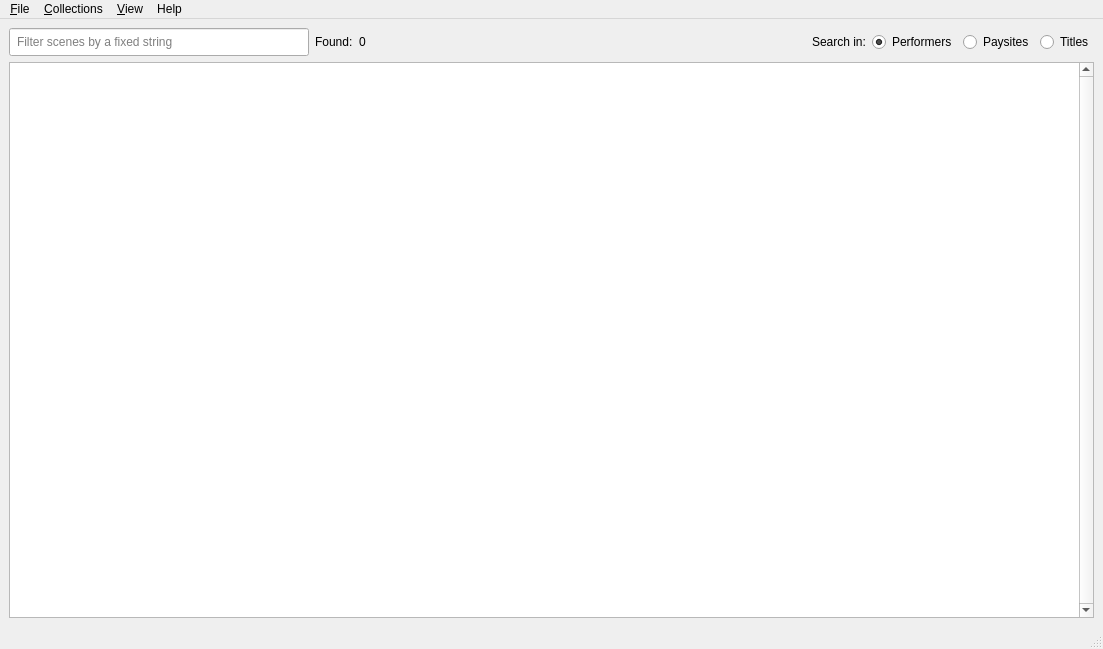
<?xml version="1.0" encoding="UTF-8"?>
<ui version="4.0">
 <class>MainWindow</class>
 <widget class="QMainWindow" name="MainWindow">
  <property name="geometry">
   <rect>
    <x>0</x>
    <y>0</y>
    <width>1103</width>
    <height>649</height>
   </rect>
  </property>
  <property name="font">
   <font>
    <bold>false</bold>
   </font>
  </property>
  <property name="windowTitle">
   <string>SxTools!MANAGER</string>
  </property>
  <property name="windowIcon">
   <iconset>
    <normaloff>:/resources/light/video-camera.svg</normaloff>:/resources/light/video-camera.svg</iconset>
  </property>
  <widget class="QWidget" name="centralwidget">
   <layout class="QGridLayout" name="gridLayout">
    <item row="0" column="0">
     <layout class="QHBoxLayout" name="loNavigation">
      <item>
       <widget class="QLineEdit" name="filterBox">
        <property name="minimumSize">
         <size>
          <width>300</width>
          <height>0</height>
         </size>
        </property>
        <property name="maximumSize">
         <size>
          <width>230</width>
          <height>16777215</height>
         </size>
        </property>
        <property name="toolTip">
         <string/>
        </property>
        <property name="styleSheet">
         <string notr="true">padding: 5px;</string>
        </property>
        <property name="alignment">
         <set>Qt::AlignLeading|Qt::AlignLeft|Qt::AlignVCenter</set>
        </property>
        <property name="placeholderText">
         <string>Filter scenes by a fixed string</string>
        </property>
        <property name="clearButtonEnabled">
         <bool>true</bool>
        </property>
       </widget>
      </item>
      <item>
       <widget class="QLabel" name="filtredLabel">
        <property name="font">
         <font>
          <bold>false</bold>
         </font>
        </property>
        <property name="text">
         <string>Found:</string>
        </property>
       </widget>
      </item>
      <item>
       <widget class="QLabel" name="filtredValue">
        <property name="text">
         <string>0</string>
        </property>
       </widget>
      </item>
      <item>
       <spacer name="horizontalSpacer">
        <property name="orientation">
         <enum>Qt::Horizontal</enum>
        </property>
        <property name="sizeHint" stdset="0">
         <size>
          <width>40</width>
          <height>20</height>
         </size>
        </property>
       </spacer>
      </item>
      <item>
       <widget class="QLabel" name="filterOptionsLabel">
        <property name="text">
         <string>Search in:</string>
        </property>
       </widget>
      </item>
      <item>
       <widget class="QRadioButton" name="rbPerformers">
        <property name="text">
         <string>Performers</string>
        </property>
        <property name="checked">
         <bool>true</bool>
        </property>
        <attribute name="buttonGroup">
         <string notr="true">filterRoles</string>
        </attribute>
       </widget>
      </item>
      <item>
       <widget class="QRadioButton" name="rbPaysites">
        <property name="text">
         <string>Paysites</string>
        </property>
        <attribute name="buttonGroup">
         <string notr="true">filterRoles</string>
        </attribute>
       </widget>
      </item>
      <item>
       <widget class="QRadioButton" name="rbTitles">
        <property name="text">
         <string>Titles</string>
        </property>
        <attribute name="buttonGroup">
         <string notr="true">filterRoles</string>
        </attribute>
       </widget>
      </item>
     </layout>
    </item>
    <item row="1" column="0">
     <widget class="QListView" name="sceneView">
      <property name="font">
       <font>
        <italic>false</italic>
        <bold>false</bold>
       </font>
      </property>
      <property name="styleSheet">
       <string notr="true">QTableView::item
{
  border: 0px;
  padding: 5px;
}</string>
      </property>
      <property name="verticalScrollBarPolicy">
       <enum>Qt::ScrollBarAlwaysOn</enum>
      </property>
      <property name="sizeAdjustPolicy">
       <enum>QAbstractScrollArea::AdjustIgnored</enum>
      </property>
      <property name="editTriggers">
       <set>QAbstractItemView::EditKeyPressed</set>
      </property>
      <property name="alternatingRowColors">
       <bool>true</bool>
      </property>
      <property name="selectionMode">
       <enum>QAbstractItemView::ExtendedSelection</enum>
      </property>
      <property name="selectionBehavior">
       <enum>QAbstractItemView::SelectRows</enum>
      </property>
      <property name="textElideMode">
       <enum>Qt::ElideNone</enum>
      </property>
      <property name="verticalScrollMode">
       <enum>QAbstractItemView::ScrollPerPixel</enum>
      </property>
      <property name="horizontalScrollMode">
       <enum>QAbstractItemView::ScrollPerPixel</enum>
      </property>
      <property name="resizeMode">
       <enum>QListView::Fixed</enum>
      </property>
      <property name="spacing">
       <number>0</number>
      </property>
     </widget>
    </item>
   </layout>
  </widget>
  <widget class="QMenuBar" name="menubar">
   <property name="geometry">
    <rect>
     <x>0</x>
     <y>0</y>
     <width>1103</width>
     <height>19</height>
    </rect>
   </property>
   <widget class="QMenu" name="mFile">
    <property name="title">
     <string>&amp;File</string>
    </property>
    <addaction name="aOpen"/>
    <addaction name="aRelocate"/>
    <addaction name="aSave"/>
    <addaction name="separator"/>
    <addaction name="aQuit"/>
   </widget>
   <widget class="QMenu" name="mEdit">
    <property name="title">
     <string>&amp;Collections</string>
    </property>
    <addaction name="actionAdd_a_Collection"/>
    <addaction name="separator"/>
    <addaction name="aSettings"/>
   </widget>
   <widget class="QMenu" name="mHelp">
    <property name="title">
     <string>Help</string>
    </property>
    <addaction name="aAbout"/>
    <addaction name="aAboutQt"/>
    <addaction name="aEditSiteMap"/>
    <addaction name="separator"/>
    <addaction name="aUpdate"/>
   </widget>
   <widget class="QMenu" name="menuView">
    <property name="title">
     <string>&amp;View</string>
    </property>
    <addaction name="actionSortByPerformers"/>
    <addaction name="actionSortByTitle"/>
    <addaction name="actionSortByPaysite"/>
    <addaction name="actionSortBySize"/>
    <addaction name="actionSortByReleaseDate"/>
    <addaction name="separator"/>
    <addaction name="aSortOrder"/>
    <addaction name="separator"/>
    <addaction name="aScan"/>
    <addaction name="aClearCache"/>
    <addaction name="separator"/>
    <addaction name="aFilterModeT"/>
    <addaction name="aFilterModeU"/>
   </widget>
   <addaction name="mFile"/>
   <addaction name="mEdit"/>
   <addaction name="menuView"/>
   <addaction name="mHelp"/>
  </widget>
  <widget class="QStatusBar" name="statusbar"/>
  <action name="aOpen">
   <property name="icon">
    <iconset theme="folder-open">
     <normaloff>.</normaloff>.</iconset>
   </property>
   <property name="text">
    <string>Open</string>
   </property>
   <property name="shortcut">
    <string>Ctrl+O</string>
   </property>
  </action>
  <action name="aQuit">
   <property name="icon">
    <iconset theme="application-exit">
     <normaloff>.</normaloff>.</iconset>
   </property>
   <property name="text">
    <string>Exit</string>
   </property>
   <property name="shortcut">
    <string>Ctrl+Q</string>
   </property>
  </action>
  <action name="aAbout">
   <property name="icon">
    <iconset>
     <normaloff>.</normaloff>.</iconset>
   </property>
   <property name="text">
    <string>About SxTools!MANAGER</string>
   </property>
   <property name="shortcut">
    <string>F1</string>
   </property>
  </action>
  <action name="aAboutQt">
   <property name="text">
    <string>About Qt</string>
   </property>
   <property name="menuRole">
    <enum>QAction::AboutQtRole</enum>
   </property>
  </action>
  <action name="aUpdate">
   <property name="icon">
    <iconset>
     <normaloff>.</normaloff>.</iconset>
   </property>
   <property name="text">
    <string>Check for Updates @ GitHub</string>
   </property>
  </action>
  <action name="aSettings">
   <property name="icon">
    <iconset theme="preferences-desktop">
     <normaloff>.</normaloff>.</iconset>
   </property>
   <property name="text">
    <string>General Settings</string>
   </property>
  </action>
  <action name="aRelocate">
   <property name="text">
    <string>Add to Collection</string>
   </property>
  </action>
  <action name="aSave">
   <property name="icon">
    <iconset theme="document-save">
     <normaloff>.</normaloff>.</iconset>
   </property>
   <property name="text">
    <string>Save</string>
   </property>
   <property name="toolTip">
    <string>Save</string>
   </property>
   <property name="shortcut">
    <string>Ctrl+S</string>
   </property>
  </action>
  <action name="actionSortByTitle">
   <property name="checkable">
    <bool>true</bool>
   </property>
   <property name="text">
    <string>Sort by Title</string>
   </property>
  </action>
  <action name="actionSortByPerformers">
   <property name="checkable">
    <bool>true</bool>
   </property>
   <property name="text">
    <string>Sort by &amp;Performers</string>
   </property>
   <property name="shortcut">
    <string>Ctrl+1</string>
   </property>
  </action>
  <action name="actionSortByPaysite">
   <property name="checkable">
    <bool>true</bool>
   </property>
   <property name="text">
    <string>Sort by Paysite</string>
   </property>
   <property name="toolTip">
    <string>Sort by Paysite</string>
   </property>
  </action>
  <action name="aSortOrder">
   <property name="checkable">
    <bool>true</bool>
   </property>
   <property name="icon">
    <iconset theme="reverse">
     <normaloff>.</normaloff>.</iconset>
   </property>
   <property name="text">
    <string>Reverse Sort Order</string>
   </property>
  </action>
  <action name="aFilterModeU">
   <property name="checkable">
    <bool>true</bool>
   </property>
   <property name="checked">
    <bool>false</bool>
   </property>
   <property name="text">
    <string>Filter out &quot;Untagged&quot;</string>
   </property>
  </action>
  <action name="aFilterModeT">
   <property name="checkable">
    <bool>true</bool>
   </property>
   <property name="text">
    <string>Filter out &quot;Tagged&quot;</string>
   </property>
  </action>
  <action name="aScan">
   <property name="text">
    <string>Perform Scan</string>
   </property>
  </action>
  <action name="aClearCache">
   <property name="icon">
    <iconset theme="delete">
     <normaloff>.</normaloff>.</iconset>
   </property>
   <property name="text">
    <string>Clear Cache [0 MiB]</string>
   </property>
  </action>
  <action name="actionAdd_a_Collection">
   <property name="text">
    <string>Add a Collection</string>
   </property>
  </action>
  <action name="actionSortBySize">
   <property name="checkable">
    <bool>true</bool>
   </property>
   <property name="text">
    <string>Sort by &amp;Size</string>
   </property>
   <property name="shortcut">
    <string>Ctrl+2</string>
   </property>
  </action>
  <action name="actionSortByReleaseDate">
   <property name="checkable">
    <bool>true</bool>
   </property>
   <property name="text">
    <string>Sort by Release &amp;Date</string>
   </property>
   <property name="shortcut">
    <string>Ctrl+3</string>
   </property>
  </action>
  <action name="aEditSiteMap">
   <property name="icon">
    <iconset theme="text-x-script">
     <normaloff>.</normaloff>.</iconset>
   </property>
   <property name="text">
    <string>Configure Site Mapping</string>
   </property>
   <property name="shortcut">
    <string>F8</string>
   </property>
  </action>
 </widget>
 <tabstops>
  <tabstop>sceneView</tabstop>
  <tabstop>filterBox</tabstop>
  <tabstop>rbPerformers</tabstop>
  <tabstop>rbPaysites</tabstop>
  <tabstop>rbTitles</tabstop>
 </tabstops>
 <resources/>
 <connections>
  <connection>
   <sender>aQuit</sender>
   <signal>triggered()</signal>
   <receiver>MainWindow</receiver>
   <slot>close()</slot>
   <hints>
    <hint type="sourcelabel">
     <x>-1</x>
     <y>-1</y>
    </hint>
    <hint type="destinationlabel">
     <x>493</x>
     <y>328</y>
    </hint>
   </hints>
  </connection>
 </connections>
 <buttongroups>
  <buttongroup name="filterRoles"/>
 </buttongroups>
</ui>
